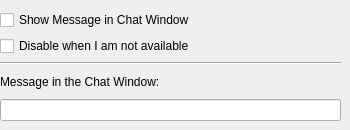
<?xml version="1.0" encoding="UTF-8"?>
<ui version="4.0">
 <class>PsykoPreferencesUI</class>
 <widget class="QWidget" name="PsykoPreferencesUI">
  <property name="geometry">
   <rect>
    <x>0</x>
    <y>0</y>
    <width>350</width>
    <height>130</height>
   </rect>
  </property>
  <property name="minimumSize">
   <size>
    <width>350</width>
    <height>130</height>
   </size>
  </property>
  <property name="windowTitle">
   <string>Form</string>
  </property>
  <widget class="QWidget" name="verticalLayoutWidget">
   <property name="geometry">
    <rect>
     <x>0</x>
     <y>10</y>
     <width>341</width>
     <height>111</height>
    </rect>
   </property>
   <layout class="QVBoxLayout" name="verticalLayout">
    <item>
     <widget class="QCheckBox" name="kcfg_ShowMessageInChatWindow">
      <property name="text">
       <string>Show Message in Chat Window</string>
      </property>
     </widget>
    </item>
    <item>
     <widget class="QCheckBox" name="kcfg_DisableWhenNotAvailable">
      <property name="text">
       <string>Disable when I am not available</string>
      </property>
     </widget>
    </item>
    <item>
     <widget class="Line" name="line">
      <property name="orientation">
       <enum>Qt::Horizontal</enum>
      </property>
     </widget>
    </item>
    <item>
     <widget class="QLabel" name="label_ChatWindowMessage">
      <property name="text">
       <string>Message in the Chat Window:</string>
      </property>
     </widget>
    </item>
    <item>
     <widget class="KLineEdit" name="kcfg_ChatWindowMessage">
      <property name="text">
       <string/>
      </property>
     </widget>
    </item>
   </layout>
  </widget>
 </widget>
 <customwidgets>
  <customwidget>
   <class>KLineEdit</class>
   <extends>QLineEdit</extends>
   <header>klineedit.h</header>
  </customwidget>
 </customwidgets>
 <resources/>
 <connections>
  <connection>
   <sender>kcfg_ShowMessageInChatWindow</sender>
   <signal>toggled(bool)</signal>
   <receiver>kcfg_ChatWindowMessage</receiver>
   <slot>setVisible(bool)</slot>
   <hints>
    <hint type="sourcelabel">
     <x>170</x>
     <y>22</y>
    </hint>
    <hint type="destinationlabel">
     <x>170</x>
     <y>106</y>
    </hint>
   </hints>
  </connection>
  <connection>
   <sender>kcfg_ShowMessageInChatWindow</sender>
   <signal>toggled(bool)</signal>
   <receiver>label_ChatWindowMessage</receiver>
   <slot>setVisible(bool)</slot>
   <hints>
    <hint type="sourcelabel">
     <x>170</x>
     <y>22</y>
    </hint>
    <hint type="destinationlabel">
     <x>170</x>
     <y>80</y>
    </hint>
   </hints>
  </connection>
 </connections>
</ui>
